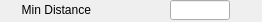
   <widget class="caFrame" name="caFrame_1">
    <property name="geometry">
     <rect>
      <x>420</x>
      <y>110</y>
      <width>262</width>
      <height>22</height>
     </rect>
    </property>
    <widget class="caLabel" name="caLabel_1">
     <property name="geometry">
      <rect>
       <x>-10</x>
       <y>0</y>
       <width>101</width>
       <height>20</height>
      </rect>
     </property>
     <property name="frameShape">
      <enum>QFrame::NoFrame</enum>
     </property>
     <property name="text">
      <string>Min Distance</string>
     </property>
     <property name="alignment">
      <set>Qt::AlignAbsolute|Qt::AlignRight|Qt::AlignTrailing|Qt::AlignVCenter</set>
     </property>
     <property name="fontScaleMode">
      <enum>ESimpleLabel::WidthAndHeight</enum>
     </property>
     <property name="foreground">
      <color>
       <red>0</red>
       <green>0</green>
       <blue>0</blue>
      </color>
     </property>
     <property name="background">
      <color alpha="0">
       <red>0</red>
       <green>0</green>
       <blue>0</blue>
      </color>
     </property>
    </widget>
    <widget class="caTextEntry" name="caTextEntry_0">
     <property name="geometry">
      <rect>
       <x>170</x>
       <y>0</y>
       <width>60</width>
       <height>20</height>
      </rect>
     </property>
     <property name="channel" stdset="0">
      <string notr="true">$(P)$(R)MinDistance</string>
     </property>
     <property name="foreground">
      <color>
       <red>0</red>
       <green>0</green>
       <blue>0</blue>
      </color>
     </property>
     <property name="background">
      <color>
       <red>115</red>
       <green>223</green>
       <blue>255</blue>
      </color>
     </property>
     <property name="colorMode">
      <enum>caLineEdit::Static</enum>
     </property>
     <property name="precisionMode">
      <enum>caLineEdit::Channel</enum>
     </property>
     <property name="limitsMode">
      <enum>caLineEdit::Channel</enum>
     </property>
     <property name="maxValue">
      <double>1.000000000000000</double>
     </property>
     <property name="minValue">
      <double>0.000000000000000</double>
     </property>
     <property name="fontScaleMode" stdset="0">
      <enum>caLineEdit::WidthAndHeight</enum>
     </property>
     <property name="formatType">
      <enum>caLineEdit::decimal</enum>
     </property>
    </widget>
    <widget class="caLineEdit" name="caLineEdit_0">
     <property name="geometry">
      <rect>
       <x>280</x>
       <y>1</y>
       <width>60</width>
       <height>18</height>
      </rect>
     </property>
     <property name="alignment">
      <set>Qt::AlignAbsolute|Qt::AlignLeading|Qt::AlignLeft|Qt::AlignVCenter</set>
     </property>
     <property name="channel" stdset="0">
      <string notr="true">$(P)$(R)KernelWidth_RBV</string>
     </property>
     <property name="foreground">
      <color>
       <red>10</red>
       <green>0</green>
       <blue>184</blue>
      </color>
     </property>
     <property name="background">
      <color>
       <red>187</red>
       <green>187</green>
       <blue>187</blue>
      </color>
     </property>
     <property name="colorMode">
      <enum>caLineEdit::Static</enum>
     </property>
     <property name="precisionMode">
      <enum>caLineEdit::Channel</enum>
     </property>
     <property name="limitsMode">
      <enum>caLineEdit::Channel</enum>
     </property>
     <property name="maxValue">
      <double>1.000000000000000</double>
     </property>
     <property name="minValue">
      <double>0.000000000000000</double>
     </property>
     <property name="fontScaleMode" stdset="0">
      <enum>caLineEdit::WidthAndHeight</enum>
     </property>
     <property name="formatType">
      <enum>caLineEdit::decimal</enum>
     </property>
    </widget>
   </widget>
